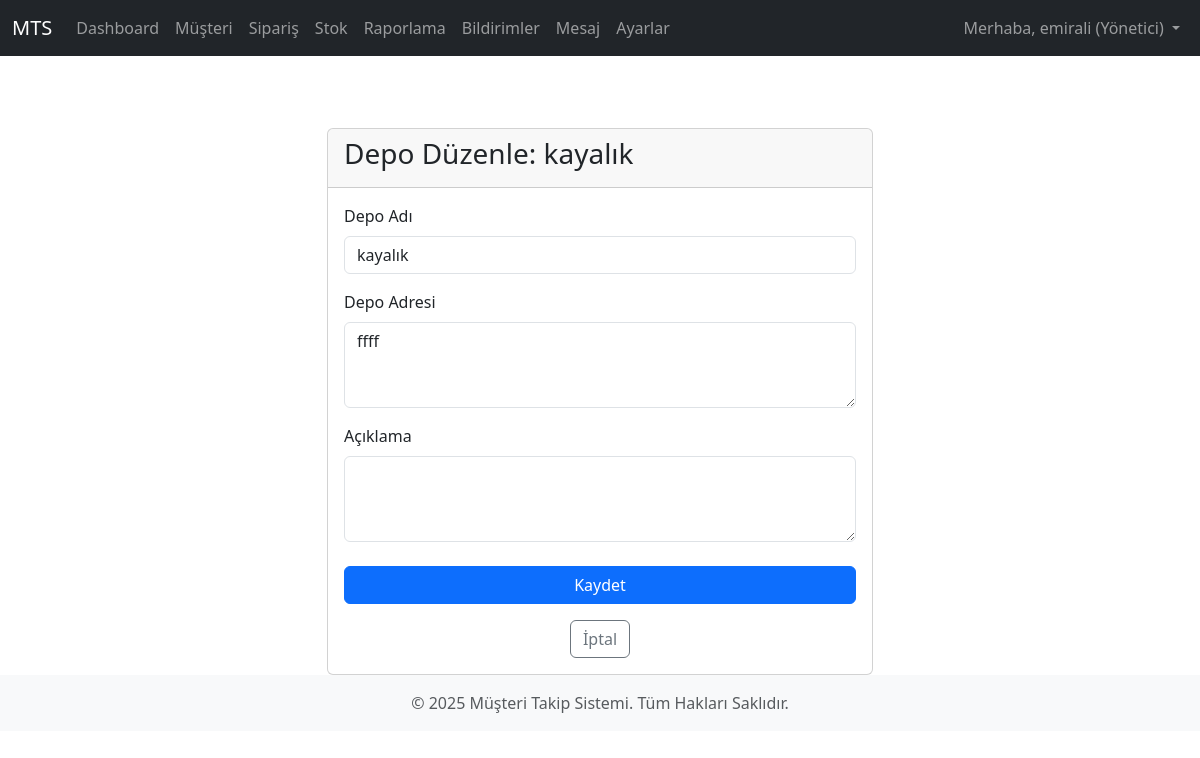
Screenshot of /stock/warehouses/1/edit/ (signed in) with the database file from the repository.
### core/models.py (models this page shows, shortened)
class User(AbstractUser):
    USER_TYPE_CHOICES = (
        ("admin", "Yönetici"),
        ("personnel", "Personel"),
        ("customer", "Müşteri"),
    )
    user_type = models.CharField(
        max_length=20,
        choices=USER_TYPE_CHOICES,
        default="customer",
        verbose_name="Kullanıcı Tipi"
    )
    phone_number = models.CharField(
        max_length=15,
        blank=True,
        null=True,
        verbose_name="Telefon Numarası"
    )
    company_name = models.CharField(
        max_length=100,
        blank=True,
        null=True,
        verbose_name="Firma Adı"
    )
    address = models.TextField(
        blank=True,
        null=True,
        verbose_name="Adres"
    )
    customer_segment = models.CharField(
        max_length=20,
        choices=[('individual', 'Bireysel'), ('corporate', 'Kurumsal')],
        blank=True,
        null=True,
        verbose_name="Müşteri Segmenti"
    )
    date_of_birth = models.DateField(
        blank=True,
        null=True,
        verbose_name="Doğum Tarihi"
    )
    notes = models.TextField(
        blank=True,
        null=True,
        verbose_name="Notlar"
    )
    tax_id_number = models.CharField(
        max_length=20,
        blank=True,
        null=True,
        verbose_name="Vergi/Kimlik Numarası"
    )
    payment_preference = models.CharField(
        max_length=50,
        blank=True,
        null=True,
        verbose_name="Ödeme Tercihi"
    )
    debt_status = models.DecimalField(
        max_digits=10,
        decimal_places=2,
        default=0.00,
        verbose_name="Borç Durumu"
    )
    def is_admin(self):
        return self.user_type == "admin"
    def is_personnel(self):
        return self.user_type == "personnel"
    def is_customer(self):
        return self.user_type == "customer"
    def get_user_type_display(self):
        return dict(self.USER_TYPE_CHOICES).get(self.user_type)

### stock/models.py (models this page shows, shortened)
class Warehouse(models.Model):
    name = models.CharField(max_length=100, unique=True, verbose_name="Depo Adı")
    address = models.TextField(verbose_name="Depo Adresi")
    description = models.TextField(blank=True, null=True, verbose_name="Açıklama")
    class Meta:
        verbose_name = "Depo"
        verbose_name_plural = "Depolar"
        ordering = ['name']

### stock/views.py (the view, shortened to what this page needs)
# urls.py: path('warehouses/<int:pk>/edit/', views.WarehouseUpdateView.as_view(), name='warehouse_update'),
class WarehouseUpdateView(PersonnelRequiredMixin, UpdateView):
    model = Warehouse
    form_class = WarehouseForm
    template_name = 'stock/warehouse_form.html'  # <<<<< DEĞİŞTİRİLDİ
    success_url = reverse_lazy('stock:warehouse_list')
    def get_context_data(self, **kwargs):
        context = super().get_context_data(**kwargs)
        context['title'] = "Depoyu Düzenle"
        return context

### stock/forms.py
class WarehouseForm(forms.ModelForm):
    class Meta:
        model = Warehouse
        fields = ['name', 'address', 'description']
        labels = {
            'name': 'Depo Adı',
            'address': 'Depo Adresi',
            'description': 'Açıklama',
        }
        widgets = {
            'address': forms.Textarea(attrs={'rows': 3}),
            'description': forms.Textarea(attrs={'rows': 3}),
        }

### core/views.py (called while the page is built)
    def test_func(self):
        return self.request.user.is_authenticated and (self.request.user.is_personnel() or self.request.user.is_admin())

### templates/stock/warehouse_form.html (shortened to what this page needs)
{% extends 'base.html' %}
{% load static %}
{% load widget_tweaks %}
{% block content %}
<div class="row justify-content-center">
    <div class="col-md-6">
        <div class="card mt-5">
            <div class="card-header">
                <h3>{% if warehouse %}Depo Düzenle: {{ warehouse.name }}{% else %}Yeni Depo Ekle{% endif %}</h3>
            </div>
            <div class="card-body">
                <form method="post">
                    {% for field in form %}
                        <div class="mb-3">
                            <label for="{{ field.id_for_label }}" class="form-label">{{ field.label }}</label>
                            {% render_field field class="form-control" %}
                        </div>
                    {% endfor %}
                    <div class="d-grid mt-4">
                        <button type="submit" class="btn btn-primary">Kaydet</button>
                    </div>
                </form>
                <div class="mt-3 text-center">
                    {% if warehouse %}
                        <a href="{% url 'stock:warehouse_list' %}" class="btn btn-outline-secondary">İptal</a>
                    {% else %}
                        <a href="{% url 'stock:warehouse_list' %}" class="btn btn-outline-secondary">İptal</a>
                    {% endif %}
                </div>
            </div>
        </div>
    </div>
</div>
{% endblock %}

### templates/base.html (shortened to what this page needs)
{% load static %}
<!DOCTYPE html>
<html lang="tr">
<head>
    <link href="https://cdn.jsdelivr.net/npm/bootstrap@5.3.3/dist/css/bootstrap.min.css" rel="stylesheet">
    <link rel="stylesheet" href="https://cdnjs.cloudflare.com/ajax/libs/font-awesome/6.0.0-beta3/css/all.min.css">
</head>
<body>
    <nav class="navbar navbar-expand-lg navbar-dark bg-dark">
        <div class="container-fluid">
            <a class="navbar-brand" href="{% url 'home' %}">MTS</a>
            <div class="collapse navbar-collapse" id="navbarNav">
                <ul class="navbar-nav me-auto mb-2 mb-lg-0">
                    {% if user.is_authenticated %}
                        {% if user.is_admin %}
                            <li class="nav-item">
                                <a class="nav-link" href="{% url 'dashboard:admin_dashboard' %}">Dashboard</a>
                            </li>
                        {% endif %}
                        {% if user.is_personnel or user.is_admin %}
                            <li class="nav-item">
                                <a class="nav-link" href="{% url 'customers:customer_list' %}">Müşteri</a>
                            </li>
                            <li class="nav-item">
                                <a class="nav-link" href="{% url 'orders:order_list' %}">Sipariş</a>
                            </li>
                            <li class="nav-item">
                                <a class="nav-link" href="{% url 'stock:product_list' %}">Stok</a>
                            </li>
                            <li class="nav-item">
                                <a class="nav-link" href="{% url 'reports:report_list' %}">Raporlama</a>
                            </li>
                        {% endif %}
                        <li class="nav-item">
                            <a class="nav-link" href="{% url 'notifications:user_notifications' %}">Bildirimler</a>
                        </li>
                        <li class="nav-item">
                            <a class="nav-link" href="{% url 'messages_app:message_list' %}">Mesaj</a>
                        </li>
                        <li class="nav-item">
                            <a class="nav-link" href="{% url 'settings_app:theme_settings' %}">Ayarlar</a>
                        </li>
                    {% endif %}
                </ul>
                <ul class="navbar-nav">
                    {% if user.is_authenticated %}
                        <li class="nav-item dropdown">
                            <a class="nav-link dropdown-toggle" href="#" id="navbarDropdown" role="button" data-bs-toggle="dropdown" aria-expanded="false">
                                Merhaba, {{ user.get_full_name|default:user.username }} ({{ user.get_user_type_display }})
                            </a>
                        </li>
                    {% endif %}
                </ul>
            </div>
        </div>
    </nav>
    <main class="container mt-4">
        {% block content %}{% endblock %}
    </main>
    <footer class="footer mt-auto py-3 bg-light">
        <div class="container text-center">
            <span class="text-muted">© 2025 Müşteri Takip Sistemi. Tüm Hakları Saklıdır.</span>
        </div>
    </footer>
</body>
</html>

### rows the page displays
User: get_full_name "emirali", user_type "Yönetici"
Warehouse: name "kayalık", name "kayalık" "ffff"

### other values shown
{{ field.label }} "Depo Adı" "Depo Adresi" "Açıklama"
